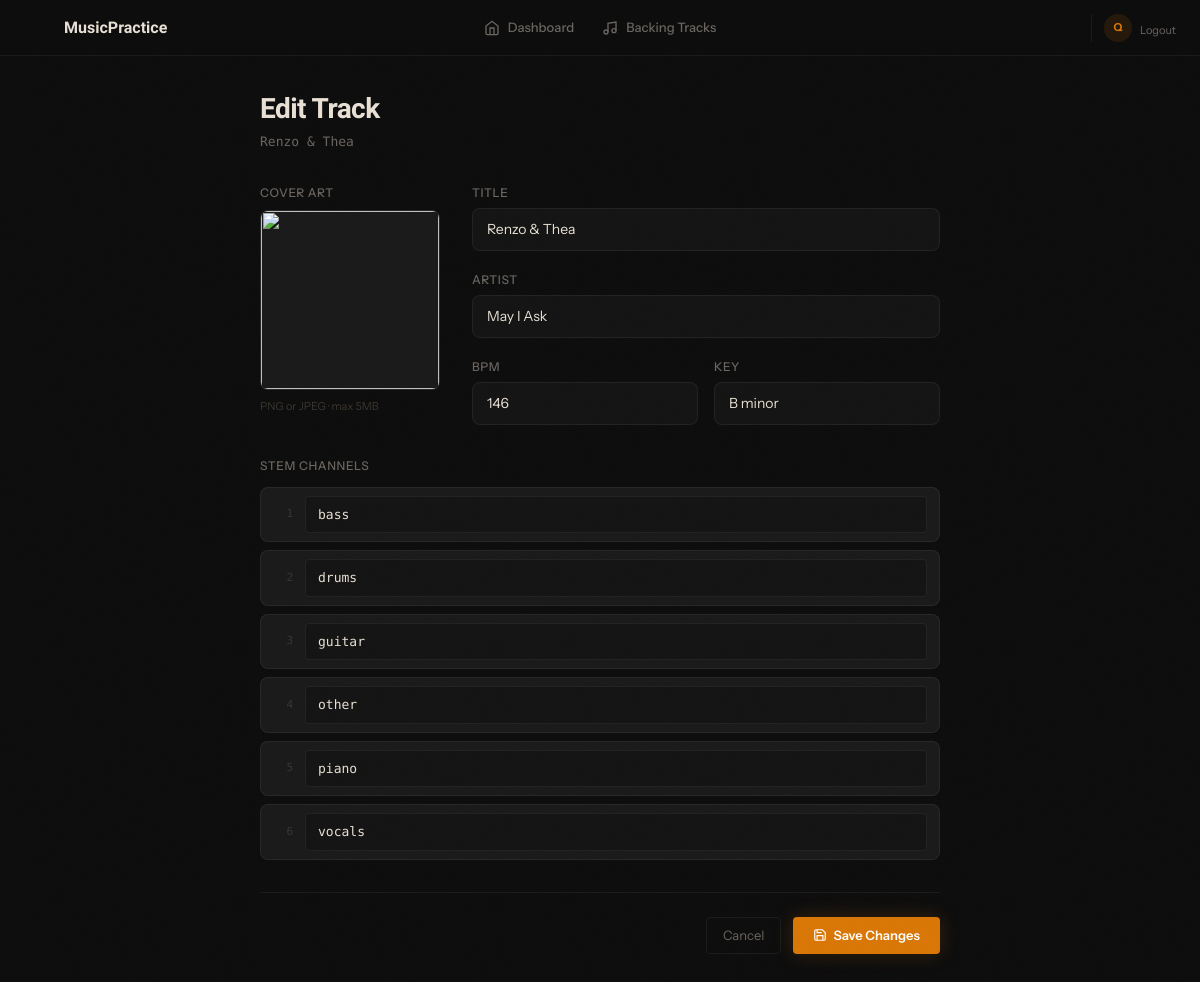
The app's page /backingtracks/10/edit/ (signed in) with its own data.
### backingtracks/models.py (models this page shows, shortened)
class BackingTrack(models.Model):
    STATUS_CHOICES = [
        ('queued', 'Queued'),
        ('downloading', 'Downloading'),
        ('processing', 'Processing'),
        ('ready', 'Ready'),
        ('error', 'Error'),
        ('rejected', 'Rejected'),
    ]
    user = models.ForeignKey(User, on_delete=models.CASCADE, related_name='backingtracks')
    youtube_url = models.URLField()
    title = models.CharField(max_length=200, blank=True)
    artist = models.CharField(max_length=200, blank=True)
    bpm = models.FloatField(null=True, blank=True)
    key = models.CharField(max_length=20, blank=True, default='')
    duration = models.FloatField(null=True, blank=True)
    image = models.ImageField(upload_to='track_images/', null=True, blank=True)
    status = models.CharField(max_length=20, choices=STATUS_CHOICES, default='queued')
    created_at = models.DateTimeField(auto_now_add=True)
    class Meta:
        ordering = ['-created_at']

class Stem(models.Model):
    backing_track = models.ForeignKey(BackingTrack, on_delete=models.CASCADE, related_name='stems')
    name = models.CharField(max_length=20)
    audio_file = models.FileField(upload_to='stems/')
    duration = models.FloatField(default=0)
    class Meta:
        unique_together = ['backing_track', 'name']

### backingtracks/views.py (the view, shortened to what this page needs)
# urls.py: path('backingtracks/<int:track_id>/edit/', views.edit_track, name='track_edit'),
@login_required
def edit_track(request, track_id):
    track = get_object_or_404(BackingTrack, id=track_id, user=request.user)
    stems = track.stems.all()
    return render(request, 'backingtracks/edit_track.html', {
        'track': track,
        'stems': stems,
    })

### templates/backingtracks/edit_track.html (shortened to what this page needs)
{% extends "base.html" %}
{% block content %}
<div class="animate-fade-up" style="max-width:680px;margin:0 auto;">
  <div class="studio-header">
    <div>
      <h1>Edit Track</h1>
      <p style="font-size:0.8125rem;color:var(--studio-muted);margin-top:0.125rem;font-family:var(--font-mono);">{{ track.title }}</p>
    </div>
  </div>
  <form method="post" enctype="multipart/form-data">
    <div style="display:grid;grid-template-columns:180px 1fr;gap:2rem;">
      <div>
        <label style="display:block;font-size:0.75rem;font-weight:500;margin-bottom:0.5rem;color:var(--studio-muted);text-transform:uppercase;letter-spacing:0.05em;">Cover Art</label>
        <div style="position:relative;width:180px;height:180px;border-radius:var(--radius-md);border:1px solid var(--studio-border);overflow:hidden;background:var(--studio-panel);">
        </div>
        <p style="font-size:0.6875rem;color:var(--studio-dim);margin-top:0.5rem;">PNG or JPEG &middot; max 5MB</p>
      </div>
      <div style="display:flex;flex-direction:column;gap:1.25rem;">
        <div>
          <label style="display:block;font-size:0.75rem;font-weight:500;margin-bottom:0.375rem;color:var(--studio-muted);text-transform:uppercase;letter-spacing:0.05em;">Title</label>
          <input type="text" name="title" value="{{ track.title }}" placeholder="Track title" style="width:100%;background:var(--studio-surface);border:1px solid var(--studio-border);border-radius:var(--radius-md);color:var(--studio-text);font-family:var(--font-body);padding:0.625rem 0.875rem;font-size:0.875rem;outline:none;transition:border-color 0.15s;" onfocus="this.style.borderColor='var(--studio-amber)'" onblur="this.style.borderColor='var(--studio-border)'">
        </div>
        <div>
          <label style="display:block;font-size:0.75rem;font-weight:500;margin-bottom:0.375rem;color:var(--studio-muted);text-transform:uppercase;letter-spacing:0.05em;">Artist</label>
          <input type="text" name="artist" value="{{ track.artist }}" placeholder="Artist name" style="width:100%;background:var(--studio-surface);border:1px solid var(--studio-border);border-radius:var(--radius-md);color:var(--studio-text);font-family:var(--font-body);padding:0.625rem 0.875rem;font-size:0.875rem;outline:none;transition:border-color 0.15s;" onfocus="this.style.borderColor='var(--studio-amber)'" onblur="this.style.borderColor='var(--studio-border)'">
        </div>
        <div style="display:grid;grid-template-columns:1fr 1fr;gap:1rem;">
          <div>
            <label style="display:block;font-size:0.75rem;font-weight:500;margin-bottom:0.375rem;color:var(--studio-muted);text-transform:uppercase;letter-spacing:0.05em;">BPM</label>
            <input type="number" name="bpm" value="{{ track.bpm|floatformat:0|default:'' }}" placeholder="120" step="0.1" style="width:100%;background:var(--studio-surface);border:1px solid var(--studio-border);border-radius:var(--radius-md);color:var(--studio-text);font-family:var(--font-body);padding:0.625rem 0.875rem;font-size:0.875rem;outline:none;transition:border-color 0.15s;" onfocus="this.style.borderColor='var(--studio-amber)'" onblur="this.style.borderColor='var(--studio-border)'">
          </div>
          <div>
            <label style="display:block;font-size:0.75rem;font-weight:500;margin-bottom:0.375rem;color:var(--studio-muted);text-transform:uppercase;letter-spacing:0.05em;">Key</label>
            <input type="text" name="key" value="{{ track.key }}" placeholder="C minor" style="width:100%;background:var(--studio-surface);border:1px solid var(--studio-border);border-radius:var(--radius-md);color:var(--studio-text);font-family:var(--font-body);padding:0.625rem 0.875rem;font-size:0.875rem;outline:none;transition:border-color 0.15s;" onfocus="this.style.borderColor='var(--studio-amber)'" onblur="this.style.borderColor='var(--studio-border)'">
          </div>
        </div>
      </div>
    </div>
    <div style="margin-top:2rem;">
      <label style="display:block;font-size:0.75rem;font-weight:500;margin-bottom:0.75rem;color:var(--studio-muted);text-transform:uppercase;letter-spacing:0.05em;">Stem Channels</label>
      <div style="display:flex;flex-direction:column;gap:0.5rem;">
        {% for stem in stems %}
        <div style="display:flex;align-items:center;gap:0.75rem;padding:0.5rem 0.75rem;background:var(--studio-panel);border:1px solid var(--studio-border);border-radius:var(--radius-md);">
          <span style="font-size:0.6875rem;font-family:var(--font-mono);color:var(--studio-dim);min-width:1.25rem;text-align:right;">{{ forloop.counter }}</span>
          <input type="text" name="stem_name" value="{{ stem.name }}" required style="flex:1;background:var(--studio-surface);border:1px solid var(--studio-border);border-radius:var(--radius-sm);color:var(--studio-text);font-family:var(--font-mono);padding:0.5rem 0.75rem;font-size:0.8125rem;outline:none;transition:border-color 0.15s;" onfocus="this.style.borderColor='var(--studio-amber)'" onblur="this.style.borderColor='var(--studio-border)'">
        </div>
        {% endfor %}
      </div>
    </div>
    <div style="display:flex;gap:0.75rem;justify-content:flex-end;margin-top:2rem;padding-top:1.5rem;border-top:1px solid var(--studio-border);">
      <a href="{% if track.status == 'ready' %}/backingtracks/{{ track.id }}/{% else %}/backingtracks/{{ track.id }}/status/{% endif %}" style="display:flex;align-items:center;gap:0.375rem;padding:0.5rem 1rem;border-radius:var(--radius-sm);font-size:0.8125rem;color:var(--studio-muted);text-decoration:none;border:1px solid var(--studio-border);transition:border-color 0.15s;" onmouseover="this.style.borderColor='var(--studio-dim)'" onmouseout="this.style.borderColor='var(--studio-border)'">Cancel</a>
      <button type="submit" style="display:flex;align-items:center;gap:0.375rem;padding:0.5rem 1.25rem;background:var(--studio-amber);color:#fff;border:none;border-radius:var(--radius-sm);font-size:0.8125rem;font-weight:600;cursor:pointer;box-shadow:var(--studio-glow-amber);transition:opacity 0.15s;" onmouseover="this.style.opacity='0.9'" onmouseout="this.style.opacity='1'">
        <svg xmlns="http://www.w3.org/2000/svg" width="14" height="14" viewBox="0 0 24 24" fill="none" stroke="currentColor" stroke-width="2"><path d="M19 21H5a2 2 0 01-2-2V5a2 2 0 012-2h11l5 5v11a2 2 0 01-2 2z"/><polyline points="17 21 17 13 7 13 7 21"/><polyline points="7 3 7 8 15 8"/></svg>
        Save Changes
      </button>
    </div>
  </form>
</div>
{% endblock %}

### templates/base.html (shortened to what this page needs)
<!DOCTYPE html>
<html lang="en">
<head>
  <script src="https://cdn.jsdelivr.net/npm/@tailwindcss/browser@4"></script>
  <link href="https://cdn.jsdelivr.net/npm/daisyui@5" rel="stylesheet" type="text/css" />
  <link rel="stylesheet" href="/static/backingtracks/css/style.css">
</head>
<body>
  <nav class="studio-nav">
    <div class="studio-nav-brand">
      <div class="vinyl-record" style="width:28px;height:28px;"></div>
      <a href="/" style="font-family:var(--font-display);font-weight:700;font-size:1rem;color:var(--studio-text);text-decoration:none;">MusicPractice</a>
    </div>
    <div class="studio-nav-links">
      <a href="/" class="studio-nav-link {% if request.path == '/' %}active{% endif %}">
        <svg xmlns="http://www.w3.org/2000/svg" width="16" height="16" viewBox="0 0 24 24" fill="none" stroke="currentColor" stroke-width="2"><path d="M3 9l9-7 9 7v11a2 2 0 01-2 2H5a2 2 0 01-2-2z"/><polyline points="9 22 9 12 15 12 15 22"/></svg>
        Dashboard
      </a>
      <a href="/backingtracks/" class="studio-nav-link {% if request.path == '/backingtracks/' %}active{% endif %}">
        <svg xmlns="http://www.w3.org/2000/svg" width="16" height="16" viewBox="0 0 24 24" fill="none" stroke="currentColor" stroke-width="2"><path d="M9 18V5l12-2v13"/><circle cx="6" cy="18" r="3"/><circle cx="18" cy="16" r="3"/></svg>
        Backing Tracks
      </a>
    </div>
    <div class="studio-nav-actions">
      {% if user.is_authenticated %}
        <div style="display:flex;align-items:center;gap:0.5rem;margin-left:0.5rem;padding-left:0.75rem;border-left:1px solid var(--studio-border);">
          <div style="width:28px;height:28px;border-radius:50%;display:flex;align-items:center;justify-content:center;font-size:0.6875rem;font-weight:700;background:var(--studio-amber-dim);color:var(--studio-amber);flex-shrink:0;">{{ user.username|first|upper }}</div>
          <form method="post" action="/logout/" style="display:inline;">
            <button type="submit" style="font-size:0.6875rem;color:var(--studio-muted);background:none;border:none;cursor:pointer;">Logout</button>
          </form>
        </div>
      {% endif %}
    </div>
  </nav>
  <main class="studio-main">
    <div class="studio-content">
      {% block content %}{% endblock %}
    </div>
  </main>
</body>
</html>

### static/backingtracks/css/style.css (style rules this page uses)
:root { --studio-bg: #0D0D0D; --studio-surface: #141414; --studio-panel: #1A1A1A; --studio-border: rgba(255, 255, 255, 0.06); --studio-text: #E8E0D4; --studio-muted: #6B6560; --studio-dim: #3A3530; --studio-amber: #D97706; --studio-amber-dim: rgba(217, 119, 6, 0.12); --studio-orange: #EA580C; --studio-green: #22C55E; --studio-red: #EF4444; --studio-blue: #3B82F6; --studio-glow-amber: 0 0 20px rgba(217, 119, 6, 0.2); --studio-glow-green: 0 0 12px rgba(34, 197, 94, 0.3); --studio-glow-red: 0 0 12px rgba(239, 68, 68, 0.3); --font-display: 'Bricolage Grotesque', system-ui, sans-serif; --font-body: 'Instrument Sans', system-ui, sans-serif; --font-mono: 'DM Mono', 'JetBrains Mono', monospace; --radius-sm: 4px; --radius-md: 8px; --radius-lg: 12px; }
* { margin: 0; padding: 0; box-sizing: border-box; }
html { scroll-behavior: smooth; }
body { font-family: var(--font-body); background: var(--studio-bg); color: var(--studio-text); min-height: 100vh; }
h1, h2, h3, h4, h5, h6 { font-family: var(--font-display); letter-spacing: -0.02em; }
body::after { content: ''; position: fixed; inset: 0; z-index: 9999; pointer-events: none; opacity: 0.02; background-repeat: repeat; background-size: 256px 256px; }
.studio-nav { position: fixed; top: 0; left: 0; right: 0; z-index: 100; display: grid; grid-template-columns: 1fr auto 1fr; align-items: center; padding: 0 1.5rem; height: 56px; background: rgba(13, 13, 13, 0.85); backdrop-filter: blur(24px) saturate(1.3); -webkit-backdrop-filter: blur(24px) saturate(1.3); border-bottom: 1px solid var(--studio-border); }
.studio-nav-brand { display: flex; align-items: center; gap: 0.75rem; justify-self: start; }
.studio-nav-links { display: flex; align-items: center; gap: 0.25rem; justify-self: center; }
.studio-nav-link { display: flex; align-items: center; gap: 0.5rem; padding: 0.375rem 0.75rem; border-radius: var(--radius-sm); font-size: 0.8125rem; font-weight: 500; color: var(--studio-muted); text-decoration: none; transition: all 0.15s ease; white-space: nowrap; }
.studio-nav-actions { display: flex; align-items: center; gap: 0.5rem; justify-self: end; }
.studio-main { padding-top: 56px; min-height: 100vh; }
.studio-content { max-width: 1400px; margin: 0 auto; padding: 2rem 1.5rem; }
.studio-header { display: flex; align-items: center; justify-content: space-between; margin-bottom: 2rem; gap: 1rem; }
.studio-header h1 { font-size: 1.75rem; font-weight: 700; }
.animate-fade-up { animation: fade-up 0.5s ease both; }

### records on screen
BackingTrack: title "Renzo & Thea", artist "May I Ask", bpm "146", key "B minor"
Stem: stem_name "bass"
Stem: stem_name "drums"
Stem: stem_name "guitar"
Stem: stem_name "other"
Stem: stem_name "piano"
Stem: stem_name "vocals"

### other values on screen
{{ user.username|first|upper }} "Q"
